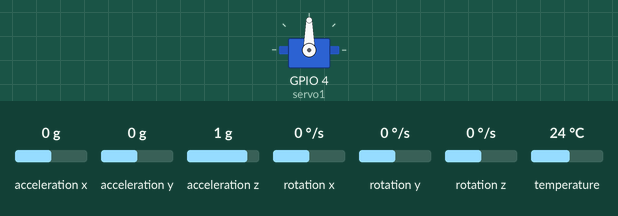
The program below on a simulated ESP32. Shown: servo. Inputs (shaded band) come from the test bench; at power-on: acceleration x 0 g, acceleration y 0 g, acceleration z 1 g, rotation x 0 °/s, rotation y 0 °/s, rotation z 0 °/s, temperature 24 °C. What the program prints to the serial monitor is not drawn.

Above: at 0.05 s.
At 5.25 s:
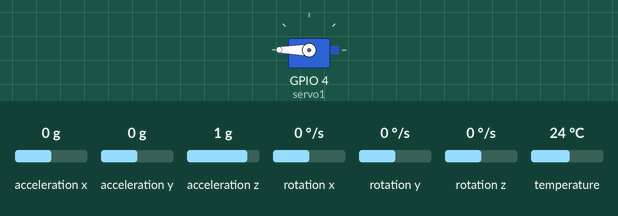
At 5.5 s:
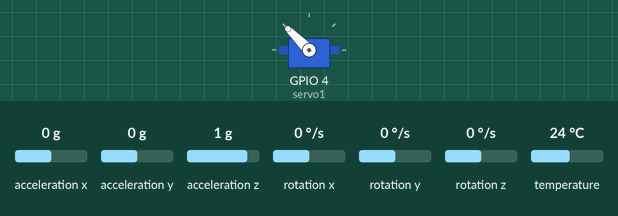
At 5.8 s:
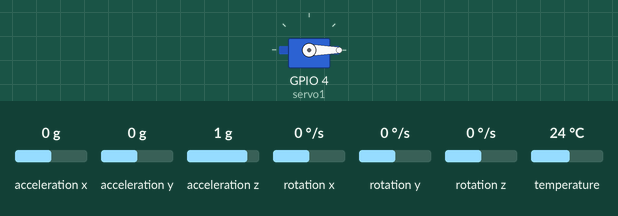
Timing chart, 0 to 7.6 s (numbered marks = the images above):
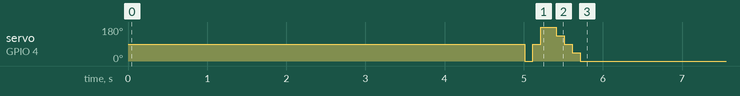

Measured:
- by itself, servo on GPIO 4 (servo1): repeats every 5.8 s: 90° 0.10 s, 180° 0.20 s, 135° 0.10 s, 90° 0.10 s, 45° 0.10 s, 0° 5.2 s

The program:

main.cpp
```cpp
/* including the required Libraries*/
#include <Arduino.h> // incldues the core Ardunio functions
#include <Wire.h> // includes the I2C library to ensure the ESP 32 can communicate with MPU6050
#include <Adafruit_MPU6050.h> // includes the Adafruit library we downloaded  to handle direct communication with MPU6050 sensor
#include <Adafruit_Sensor.h> // needed to format sensor readings into a standard structure.
#include <ESP32Servo.h> // including the servo library

/*Creating the MPU6050 Object from the Adafruit class */

Adafruit_MPU6050 mpu;
Servo servo1;  // creating  a servo object

/* The Set-Up function/method */
// The setup function runs only once the ESP 32 is powered up
void setup() {
  // setups communication with computer screen/monitor. That value is the baud rate and it is a standardized value.
Serial.begin(115200);
  Wire.begin(); // Method from the Arduino Wire library ; It initializes  I2C communication
  mpu.begin() ; // initializes MPU sensor communication (returns boolean)

  // if statement to check if the sensor's communication is properly initialized.
  /* if it is not properly initialized, we print it didn't work and exit the setup method */
  if(mpu.begin() == false){
    Serial.println("Connection Failed! Bad Wiring");
    return; //Exits the setup method but loop still runs
  }
  /* If it w initalized; we print to show it was */
  else{
    Serial.println(" The Sensor is Connected") ;
  }
  servo1.attach(4); // assigning GPIO 4 to  the servo
}

void loop() {

/* Creating variables to store the sensor data. The reason it is inside the loop is because everytime the loop runs, we want fresh
data*/

// if statement because i was getting data even when the sensor was disconnected.
if(mpu.begin() == false){
  Serial.println("Connection Failed! Bad Wiring");
  return; //Exits the setup method but loop still runs
}

sensors_event_t accelData;
sensors_event_t gyroData;
sensors_event_t tempData;

// Using the getEvent() method to read the latest sensor data and store it in a structured format

mpu.getEvent(&accelData, &gyroData, &tempData);

/* Changed Fomrmat of data for better readbility*/

// Data of  Acceleration in x,y,Z direction
Serial.print("Acceleration (m/s^2) | X: ");
Serial.print(accelData.acceleration.x);
Serial.print(" | Y: ");
Serial.print(accelData.acceleration.y);
Serial.print(" | Z: ");
Serial.println(accelData.acceleration.z);

// Data of Gyroscope in x,y,z direction
Serial.print("Gyroscope (rad/s) | X: ");
Serial.print(gyroData.gyro.x);
Serial.print(" | Y: ");
Serial.print(gyroData.gyro.y);
Serial.print(" | Z: ");
Serial.println(gyroData.gyro.z);

// Chip Temperature Data
Serial.print("Temperature of Chip( °C ) | :");
Serial.println(tempData.temperature);

Serial.println("----------------------------------");

delay(5000);
for( int i =0 ; i <= 180 ; i=i+90){
  servo1.write(i);
  delay(100);
}

for( int i =180 ; i >= 0; i=i-45){
  servo1.write(i);
  delay(100);
}


}

 
```
